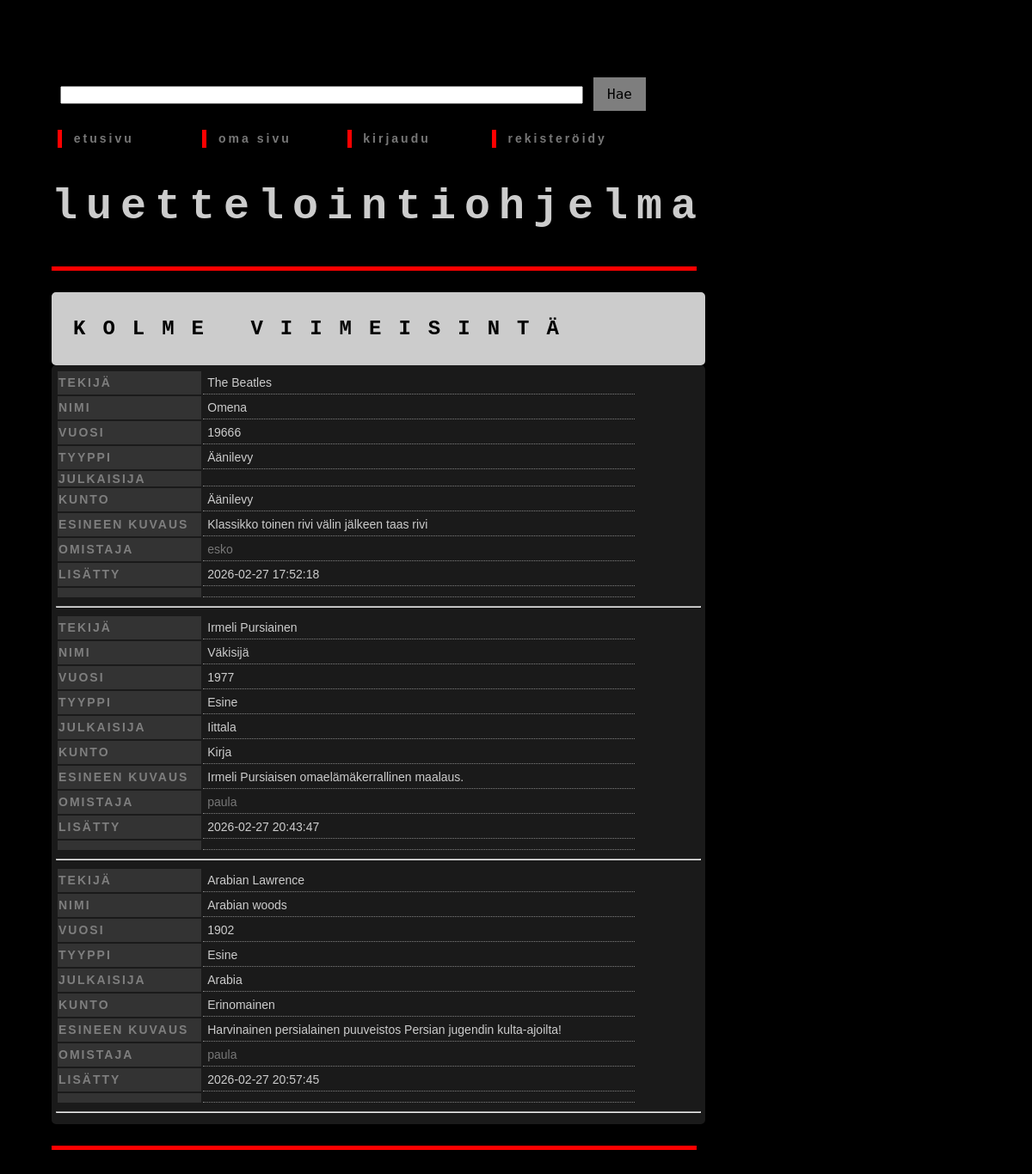
The page / on the database its author committed.
### tables this page shows
CREATE TABLE items (
    item_id INTEGER PRIMARY KEY,
    ttyype TEXT,
    content TEXT,
    year INTEGER,
    title TEXT,
    creator TEXT,
    author TEXT,
    condition TEXT,
    sent_at TEXT,
    user_id INTEGER REFERENCES users,
    image BLOB

);

### app.py (the view)
@app.route("/")
@app.route("/<int:page>")
def index(page=1):
    page_size = 10
    items_count = lists.items_count()
    page_count = math.ceil(items_count / page_size)
    page_count = max(page_count, 1)
    if page < 1:
        return redirect("/1")
    if page > page_count:
        return redirect("/" + str(page_count))
    items = lists.get_items(page, page_size)
    return render_template("index.html", items=items, page=page, page_count=page_count)

### app.py (called while the page is built)
@app.before_request
def before_request():
    g.start_time = time.time()

@app.after_request
def after_request(response):
    elapsed_time = round(time.time() - g.start_time, 2)
    print("elapsed time:", elapsed_time, "s")
    return response

### db.py (called while the page is built)
def get_connection():
    con = sqlite3.connect("database.db")
    con.set_trace_callback(print)
    con.execute("PRAGMA foreign_keys = ON")
    con.row_factory = sqlite3.Row
    return con

def query(sql, params=()):
    con = get_connection()
    result = con.execute(sql, params).fetchall()
    con.close()
    return result

### lists.py (called while the page is built)
def get_items(page, page_size):
    sql = """
        SELECT DISTINCT
            i.item_id,
            u.username,
            i.ttyype,
            i.author,
            i.title,
            i.creator,
            i.year,
            i.condition,
            i.content,
            i.sent_at,
            i.user_id
        FROM items i
        JOIN users u ON i.user_id = u.id
        LIMIT ? OFFSET ?
    """
    limit = page_size
    offset = page_size * (page - 1)
    result = db.query(sql, [limit, offset])
    return result if result else []

def items_count():
    sql = "SELECT COUNT(*) FROM items"
    result = db.query(sql)
    return result[0][0]

### templates/index.html (shortened to what this page needs)
<!DOCTYPE html>
<html>
<head>
  <link rel="stylesheet" href="{{ url_for('static', filename='css/styles.css') }}">
</head>
<body>
<div class="hakukentta">
	<form action="/search" method="get">
		{% if q %}
		<input type="text" name="q" class="sendform" value="{{ q }}" />
		&nbsp;
		{% else %}
		<input type="text" name="q" class="sendform" />
		{% endif %}
		<input type="submit" value="Hae" class="button">
	</form>
</div>
<div class="linkit">
	<table class="table">
		<tr>
			<td class="td">
				<p class="outset">&nbsp; <a href="/"> etusivu</a>
				</p>
			</td>
			<td class="td">
				<p class="outset">&nbsp; <a href="/user/{{ session.user_id }}"> oma sivu</a>
				</p>
			</td>
				{% if session.username %}
			<td class="td">
					<p class="outset">&nbsp; <a href="/logout">kirjaudu ulos</a>
					</p>
			</td>
			<td>
			</td>
				{% else %}
			<td class="td">
					<p class="outset">&nbsp; <a href="/#login">kirjaudu</a>
					</p>
			</td>
			<td class="td">
					<p class="outset">&nbsp; <a href="/#register">rekisteröidy</a>
					</p>
			</td>
				{% endif %}
		</tr>
	</table>
</div>
<div class="paapalkki">
	<h2>luettelointiohjelma</h2>
	<div class="vaakaviiva">
	</div>
	<div class="paapalkkiheader">
		<h3>kolme viimeisintä</h3>
	</div>
	<div class="paapalkkicontainer">
    {% for item in items[-3:] %}
        <div>
            <table class="table">
                <tr>
                    <th class="th"">Tekijä</th>
                    <td class="tditems">{{ item['author'] }}</td>
				</tr>
				<tr>
                    <th class="th">Nimi</th>
                    <td class="tditems">{{ item['title'] }}</td>
				</tr>
				<tr>
                    <th class="th">Vuosi</th>
                    <td class="tditems">{{ item['year'] }}</td>
				</tr>
				<tr>
                    <th class="th">Tyyppi</th>
                    <td class="tditems">{{ item['ttyype'] }}</td>
				</tr>
				<tr>
                    <th class="th">Julkaisija</th>
                    <td class="tditems">{{ item['creator'] }}</td>
				</tr>
				<tr>
                    <th class="th">Kunto</th>
                    <td class="tditems">{{ item['condition'] }}</td>
                </tr>
                <tr>
					<th class="th">Esineen kuvaus</th>
					<td class="tditems">{{ item['content'] }}</td>
                </tr>
                <tr>
					<th class="th">Omistaja</th>
					<td class="tditems"><a href="/user/{{ item.user_id }}">
					{{ item.username }}</a>
					</td>
                </tr>
                <tr>
                            <th class="th">Lisätty</th>
                            <td class="tditems">{{ item['sent_at']}}</td>
				</tr>
                <tr>
					<th class="th"></th>
					<td class="tditems">
					</td>
                </tr>
            </table>
            <hr />
        </div>
    {% endfor %}
    </div>
    <div class="vaakaviiva">
	</div>
</div>
</body>
</html>

### static/css/styles.css (style rules this page uses)
body { margin: 0 auto; max-width: 50em; line-height: 1,3; padding: 4em 2em; background-color: #000000; font-stretch: expanded; color: #cccccc; }
h2 { font-family: 'Courier', 'Courier New', 'monospace'; font-size: 50px; text-transform: lowercase; text-align: center; top: 50%; letter-spacing: 10px; }
h3 { color: #000000; font-family: 'Courier', 'Courier New', 'monospace'; font-size: 24px; font-weight: bolder; text-transform: uppercase; text-indent: 20px; letter-spacing: 20px; }
p { font-family: 'Helvetica', 'Arial', 'sans-serif'; font-weight: bold; letter-spacing: 3px; line-height: 1.5; color: #FFFFFF; }
p.outset { border-left: 5px solid red; }
.table { width: 90%; text-align: left; margin: 0px; padding: 0px; }
.td { vertical-align: text-top; text-align: left; font-size: 14px; font-family: 'Helvetica', 'Arial', 'sans-serif'; padding: 5px; margin: 5px; width: 25%; }
.tditems { vertical-align: text-top; text-align: left; font-size: 14px; font-family: 'Helvetica', 'Arial', 'sans-serif'; padding: 5px; margin: 5px; width: 75%; border-bottom: dotted grey 1px; }
.th { vertical-align: text-top; text-align: left; letter-spacing: 2px; background-color: #333333; color: #7e7e7e; font-family: 'Helvetica', 'Arial', 'sans-serif'; font-size: 14px; text-transform: uppercase; font-weight: bold; }
.sendform { width: 600px; }
.button { background-color: #7e7e7e; border: none; color: black; font-family: 'monospace'; font-size: 10px; padding: 10px 16px; text-align: center; text-decoration: none; display: inline-block; font-size: 16px; cursor: pointer; }
a:link, a:visited { text-decoration: none; color: #777777; }
.vaakaviiva { border-bottom: 5px solid red; margin-top: 25px; margin-bottom: 25px; width: 100%; }
.linkit { top: 130px; left: 60px; position: absolute; width: 750px; }
.hakukentta { top: 80px; left: 60px; position: absolute; width: 750px; padding: 0px; margin: 10px; margin-right: 20px; }
.paapalkki { width: 750px; height: 100%; left: 60px; top: 170px; text-align: left; position: absolute; }
.paapalkkiheader { width: 100%; background-color: #cccccc; border: solid 5px #cccccc; border-radius: 5px; padding: 0px; }
.paapalkkicontainer { width: 100%; background-color: #1a1a1a; border: 5px solid #1a1a1a; border-radius: 5px; height: auto; padding: 0px; }

### rows shown on the page
items: author "The Beatles", title "Omena", year "19666", ttyype "Äänilevy", condition "Äänilevy", content "Klassikko toinen rivi välin jälkeen taas rivi", username "esko", sent_at "2026-02-27 17:52:18"
items: author "Irmeli Pursiainen", title "Väkisijä", year "1977", ttyype "Esine", creator "Iittala", condition "Kirja", content "Irmeli Pursiaisen omaelämäkerrallinen maalaus.", username "paula", sent_at "2026-02-27 20:43:47"
items: author "Arabian Lawrence", title "Arabian woods", year "1902", ttyype "Esine", creator "Arabia", condition "Erinomainen", content "Harvinainen persialainen puuveistos Persian jugendin kulta-ajoilta!", username "paula", sent_at "2026-02-27 20:57:45"
